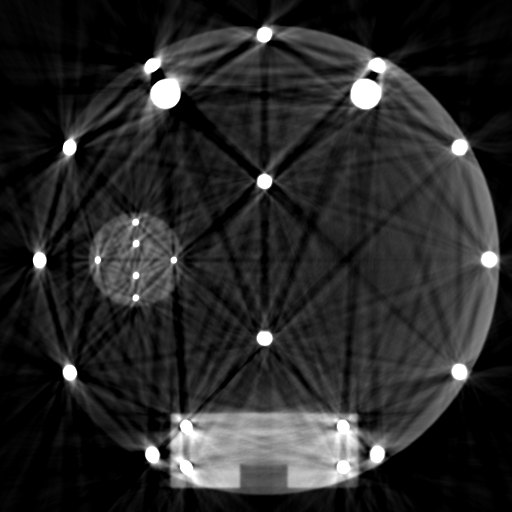
#> input picture notebook/pylinac/kv_phantom/dcm/ct_philips_protocolo/CT.1.2.840.113704.1.111.4956.1604524742.38245.dcm.dcm, 512 x 512 px; its folder holds only this picture in this run
$ jupyter execute ct2.ipynb   (shell and % lines are left out)
#> lines starting #> are read from the running program, lines starting #| are printed output that depends on the picture
[cell 1]
from __future__ import print_function
import pydicom
import dicom
import pprint
import logging

import numpy as np
import matplotlib.pyplot as plt
import sys, os
import glob
import urllib.request
import os.path
import tempfile
import datetime
import urllib.request
import SimpleITK as sitk
from pydicom.dataset import Dataset, FileDataset
from pydicom.uid import ExplicitVRLittleEndian
import pydicom._storage_sopclass_uids


from scipy.spatial import distance as dist
from skimage import exposure

# skimage image processing packages
from skimage import measure, morphology
from skimage.morphology import ball, binary_closing
from skimage.measure import label, regionprops
# scipy linear algebra functions
from scipy.linalg import norm
import scipy.ndimage


import pylab

#https://medium.com/@hengloose/a-comprehensive-starter-guide-to-visualizing-and-analyzing-dicom-images-in-python-7a8430fcb7ed

'''
    For the given path, get the List of all files in the directory tree
    https://thispointer.com/python-how-to-get-list-of-files-in-directory-and-sub-directories/
'''
def getListOfFiles(dirName):
    # create a list of file and sub directories
    # names in the given directory
    listOfFile = os.listdir(dirName)
    allFiles = list()
    # Iterate over all the entries
    for entry in listOfFile:
        # Create full path
        fullPath = os.path.join(dirName, entry)
        # If entry is a directory then get the list of files in this directory
        if os.path.isdir(fullPath):
            allFiles = allFiles + getListOfFiles(fullPath)
        else:
            allFiles.append(fullPath)

    return allFiles

# Loop over the image files and store everything into a list
def load_scan(path):
    # Get the list of all files in directory tree at given path
#> called with path = 'dcm/ct_philips_protocolo'
    listOfFiles = getListOfFiles(path)


    # Get the list of all files in directory tree at given path
    listOfFiles = list()
    for (dirpath, dirnames, filenames) in os.walk(path):
        listOfFiles += [os.path.join(dirpath, file) for file in filenames]


    slices = {}

    head = []
    abdome = []

    air_h = 0
    water_h = 0
    air_b = 0
    water_b = 0

    # Print the files
    for elem in listOfFiles:
        #print(elem)
        try:
            #print("DICOM")
            ds = pydicom.dcmread(elem)

            if "LOCALIZER" in ds.ImageType:
                print("SCOUT")


            #DICOM DERIVADO do ORIGINAL
            ds.ImageType[0] = 'DERIVED'

            #URL
            ds.add_new(0x00081190, 'UR', elem)


            #print(ds.ProtocolName)
            if (np.mean((crop_center(ds.pixel_array,100,100))) < -500 and air_h == 0 and 'CRANIO' in ds.ProtocolName):
                #print('ar')
                ds.SeriesDescription = "Air"
                head.append(ds)
                #print("----------------------")
                air_h = 1
            elif(water_h == 0 and 'CRANIO' in ds.ProtocolName):
                #print('agua')
                ds.SeriesDescription = "Walter"
                head.append(ds)
                water_h = 1
            elif (np.mean((crop_center(ds.pixel_array,100,100))) < -500 and air_b == 0 and 'ABDOME' in ds.ProtocolName):
                #print('ar')
                ds.SeriesDescription = "Air"
                abdome.append(ds)
                #print(ds.ProtocolName)
                #print("----------------------")
                air_b = 1
            elif(water_b == 0 and 'ABDOME' in ds.ProtocolName):
                #print('agua')
                ds.SeriesDescription = "Walter"
                abdome.append(ds)
                water_b = 1
        except:
            logging.warning("Não é DICOM")

    slices = {"CRANIO": head, "ABDOME": abdome}
    #pprint.pprint(slices)

    #print('----------------')

    '''
    slices.sort(key = lambda x: int(x.InstanceNumber))
    try:
        slice_thickness = np.abs(slices[0].ImagePositionPatient[2] - slices[1].ImagePositionPatient[2])
    except:
        slice_thickness = np.abs(slices[0].SliceLocation - slices[1].SliceLocation)

    for s in slices:
        s.SliceThickness = slice_thickness
    '''

    return slices

def get_pixels_hu(s):
    image = np.stack(s.pixel_array)
    # Convert to int16 (from sometimes int16),
    # should be possible as values should always be low enough (<32k)
    image = image.astype(np.int16)

    # Set outside-of-scan pixels to 1
    # The intercept is usually -1024, so air is approximately 0
    image[image == -2000] = 0

    # Convert to Hounsfield units (HU)
    intercept = s.RescaleIntercept
    slope = s.RescaleSlope

    if slope != 1:
        image = slope * image.astype(np.float64)
        image = image.astype(np.int16)

    image += np.int16(intercept)

    return np.array(image, dtype=np.int16)

# [21 lines left out: function get_pixels_hu_scans, not called in this run]


def crop_center(img,cropx,cropy):
    #https://stackoverflow.com/questions/39382412/crop-center-portion-of-a-numpy-image
#> called with cropx = 100, cropy = 100
    y,x = img.shape
#> y = 512; x = 512

    startx = x//2-(cropx//2)
#> startx = 206
    starty = y//2-(cropy//2)
#> starty = 206
    return img[starty:starty+cropy,startx:startx+cropx]
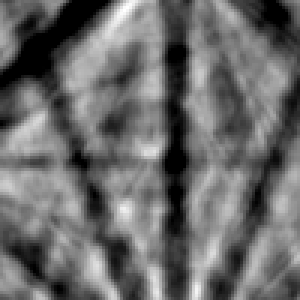
#> returned value: shape (100, 100) uint16 (shown 3 times larger); min 0, max 1113, mean 466.6; drawn with min black and max white
#> `slices = load_scan("dcm/ct_philips_protocolo")`: slices = 2 items

def crop_sup_left(img,cropx,cropy):
    y,x = img.shape
    startx = x//3-(cropx//2)
    starty = y//3-(cropy//2)
    return img[starty:starty+cropy,startx:startx+cropx]

def crop_inf_left(img,cropx,cropy):
    y,x = img.shape
    startx = (x//2)//3-(cropx//2)
    starty = (y//3)-(cropy//2)
    return img[starty:starty+cropy,startx:startx+cropx]


def crop_sup_rig(img,cropx,cropy):
    y,x = img.shape
    startx = (x//3)-(cropx//2)
    starty = (y//2)//3-(cropy//2)
    return img[starty:starty+cropy,startx:startx+cropx]

# [5 lines left out: function crop_inf_rig, not called in this run]

def resuRuido(Desvio):
    re = ""
    if(Desvio>20):
        re ="Nível de suspensão"
    elif(Desvio>15):
        re ="Não conforme"
    else:
        re ="Conforme"
    return re


def resuUniformidade(Desvio):
    resuUniformidade = ""
    if(Desvio <= 5):
        resuUniformidade = "Conforme"
    elif(Desvio > 10):
        resuUniformidade = "Nível de Suspensão"
    else:
        resuUniformidade = "Não Conforme"
    return resuUniformidade

def resuMeanCT(ds,val):
    re = ""
    if(ds == "Air" and abs(val) <= 1004):
        re = "Conforme"
    elif(ds == "Walter" and abs(val) <=4 ):
        re = "Conforme"
    else:
        re = "Não Conforme"

    return re


def get_rois(ds,roi,locale):
    values ={}

    values ={
            "mean" :np.mean((locale(ds,roi,roi))),
            "std" : np.std((locale(ds,roi,roi))),
            "min" : np.min((locale(ds,roi,roi))),
            "max" : np.max((locale(ds,roi,roi))),
            "noise": (np.std((crop_center(ds,roi,roi)))*100)/1000,
            "uniformity": np.mean((crop_center(ds,roi,roi)))- np.mean((locale(ds,roi,roi))) ,
    }
    return values

# [21 lines left out: function plot, not called in this run]


def get_roi_data(ds):

    roi = 100

    fileDada = {
            "center":   get_rois(ds,roi,crop_center),
            "sup_left": get_rois(ds,roi,crop_sup_left) ,
            "inf_left": get_rois(ds,roi,crop_inf_left) ,
            "sup_rig":  get_rois(ds,roi,crop_sup_rig) ,
            "inf_rig":  get_rois(ds,roi,crop_sup_rig)
    }

    maxNoise = []
    maxUniformity = []
    maxMean = []
    for key, val in fileDada.items():
        maxUniformity.append(val["uniformity"])
        maxNoise.append(val["noise"])
        maxMean.append(val["mean"])
    #pprint.pprint(max(list(maxNoise)))

    #https://www.seram.es/images/site/protocolo_2011.pdf
    #TC014.- Valor medio del número CT
    fileDada["max_mean"] = max(list(maxMean))

    fileDada["max_noise"] = max(list(maxNoise))
    fileDada["max_uniformity"] = max(list(maxUniformity))
    fileDada["resu_noise"] = resuRuido(max(list(maxNoise)))
    fileDada["resu_uniformity"] = resuUniformidade(max(list(maxUniformity)))

    #print(ds)
    #fileDada["resu_mean"] = resuMeanCT(ds,max(list(maxMean)))

    #get max value from Noise and Uniformity
    #https://stackoverflow.com/questions/13067615/getting-the-max-value-of-attributes-from-a-list-of-objects
    #print(max(node.center for node in fileDada))

    return fileDada


def get_array_measure(slices):
    protocol = {}
    for key, val in slices.items():

        pr = {}
        for a in val:
            #print(a)
            slicedata ={}
            hu = get_pixels_hu(a)
            rois = get_roi_data(hu)

            slicedata = {
                'SeriesDescription':a.SeriesDescription,
                'StudyDate': a.StudyDate,
                'SeriesDate': a.SeriesDate,
                'AcquisitionDate':a.AcquisitionDate,
                'AcquisitionDate':a.AcquisitionDate,
                'BodyPartExamined':a.BodyPartExamined,
                'ScanOptions':a.ScanOptions,
                'SliceThickness':a.SliceThickness,
                'KVP': a.KVP if 'KVP' in a else None,
                'mA': a[0x0018, 0x1151].value,
                'DataCollectionDiameter': a.DataCollectionDiameter if 'DataCollectionDiameter' in a else None,
                'ProtocolName':a.ProtocolName,
                'ReconstructionDiameter': a.ReconstructionDiameter if 'ReconstructionDiameter' in a else None,
                'ExposureTime': a.ExposureTime if 'ExposureTime' in a else None,
                'Exposure': a.Exposure if 'Exposure' in a else None,
                'CTDIvol': a.CTDIvol if 'CTDIvol' in a else None,
                'RevolutionTime': a.RevolutionTime if 'RevolutionTime' in a else None,
                'TotalCollimationWidth':a.TotalCollimationWidth if 'TotalCollimationWidth' in a else None,
                'Manufacturer':a.Manufacturer if 'Manufacturer' in a else None,
                'Model': a[0x0008, 0x1090].value,
                'StationName':a.StationName if 'StationName' in a else None,
                'DeviceSerialNumber':a.DeviceSerialNumber if 'DeviceSerialNumber' in a else None,
                'InstitutionName':a.InstitutionName if 'InstitutionName' in a else None,
                'InstitutionAddress':a.InstitutionAddress if 'InstitutionAddress' in a else None,
                'RetrieveURL':a[0x0008, 0x1190].value,


                'rois':rois
            }


            pr[a.SeriesDescription] = slicedata
            protocol[key] = pr
#> this loop made 2 passes
#> key on pass 1: 'CRANIO'
#> (key, val) on pass 2: ('ABDOME', [])
#> after the loop, protocol = 1 item
            #print(slicedata)
    return protocol


slices = load_scan("dcm/ct_philips_protocolo")
#imgs = get_pixels_hu_scans(slices["ABDOME"])
dados = get_array_measure(slices)
#> dados = 1 item
#pprint.pprint(dados)


roi_data = dados
#> roi_data = 1 item
rn =[]
ru =[]
rc =[]
for key, value in dados.items():
    for ke, val in value.items():
        ru.append(val["rois"]["resu_uniformity"])
        rn.append(val["rois"]["resu_noise"])
        rc.append(resuMeanCT(val["SeriesDescription"],val["rois"]["max_mean"]))
#> this loop made 1 pass
#> after the loop, rc = ['Não Conforme']; rn = ['Nível de suspensão']; ru = ['Nível de Suspensão']

roi_data["uniformity"] = "Não Conforme" if 'Não Conforme' in ru else "Conforme"
roi_data["noise"] = "Não Conforme" if 'Não Conforme' in rn else "Conforme"
roi_data["ct_number"] = "Não Conforme" if 'Não Conforme' in rc else "Conforme"
#print('--------')
#print(ru)
#print(rn)
pprint.pprint(roi_data)
#> (printed output is left out)

#plot(imgs)
#print(len(slices))


$ run again, on notebook/pylinac/kv_phantom/dcm/ct_philips_protocolo/CT.1.2.840.113704.1.111.4956.1604524744.38261.dcm.dcm
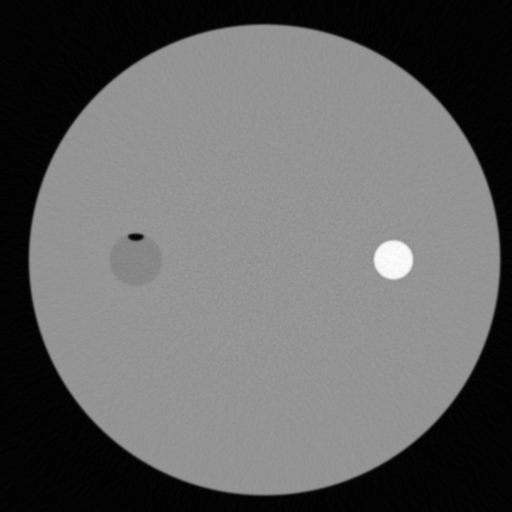
#> input picture notebook/pylinac/kv_phantom/dcm/ct_philips_protocolo/CT.1.2.840.113704.1.111.4956.1604524744.38261.dcm.dcm, 512 x 512 px
#> in crop_center, `return img[starty:starty+cropy,startx:startx+cropx]`:
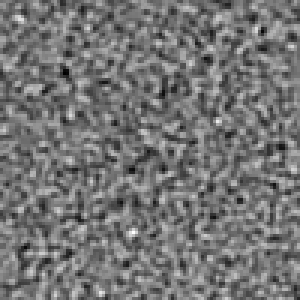
#> returned value: shape (100, 100) uint16 (shown 3 times larger); min 1085, max 1207, mean 1141; drawn with min black and max white
#> slices = 2 items
#> the loop in get_array_measure, `for key, val in slices.items(): ` made 2 passes
#> key on pass 1: 'CRANIO'
#> after the loop in get_array_measure, `for key, val in slices.items():`: protocol = 1 item
#> the loop `for key, value in dados.items():` made 1 pass
#> key on pass 1: 'CRANIO'
#> after the loop `for key, value in dados.items():`: rc = ['Não Conforme']; rn = ['Conforme']; ru = ['Nível de Suspensão']
#> (printed output is left out)

$ run again, on notebook/pylinac/kv_phantom/dcm/ct_philips_protocolo/CT.1.2.840.113704.1.111.4956.1604524743.38249.dcm.dcm
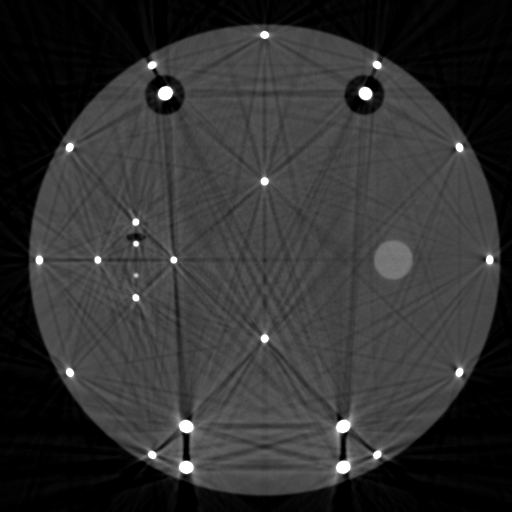
#> input picture notebook/pylinac/kv_phantom/dcm/ct_philips_protocolo/CT.1.2.840.113704.1.111.4956.1604524743.38249.dcm.dcm, 512 x 512 px
#> in crop_center, `return img[starty:starty+cropy,startx:startx+cropx]`:
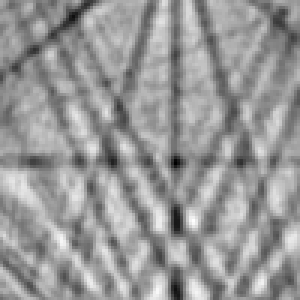
#> returned value: shape (100, 100) uint16 (shown 3 times larger); min 599, max 1439, mean 1100.9; drawn with min black and max white
#> slices = 2 items
#> the loop in get_array_measure, `for key, val in slices.items(): ` made 2 passes
#> key on pass 1: 'CRANIO'
#> after the loop in get_array_measure, `for key, val in slices.items():`: protocol = 1 item
#> the loop `for key, value in dados.items():` made 1 pass
#> key on pass 1: 'CRANIO'
#> after the loop `for key, value in dados.items():`: rc = ['Não Conforme']; rn = ['Conforme']; ru = ['Nível de Suspensão']
#> (printed output is left out)
